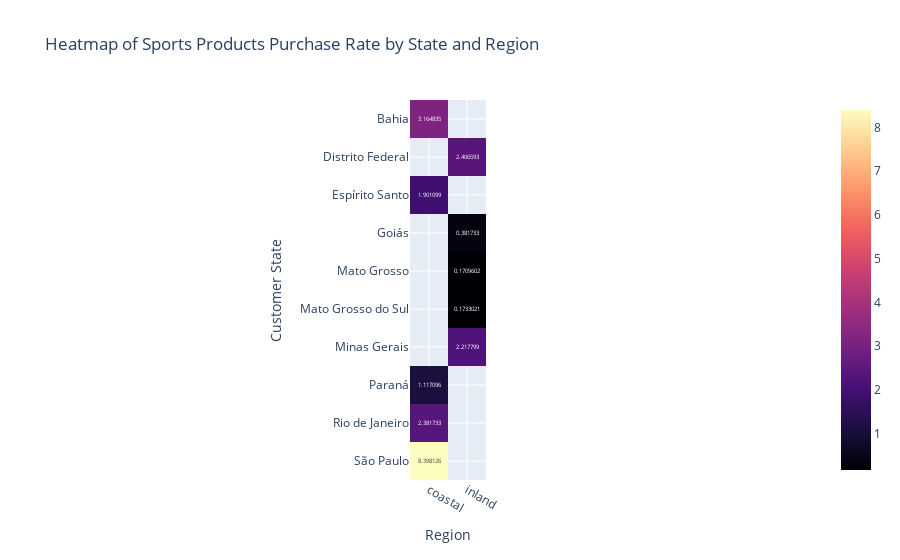

Notebook code cell kept with this figure:
### Code cell
# 데이터 피벗

heatmap_data = top_5_regions.pivot_table(index='customer_state', columns='region', values='purchase_rate', aggfunc='sum')

# 히트맵 생성 - 히트맴
fig = px.imshow(heatmap_data, text_auto=True, color_continuous_scale='magma', 
                title='Heatmap of Sports Products Purchase Rate by State and Region')

fig.update_layout(xaxis_title='Region', yaxis_title='Customer State')
fig.show()

### Figure 1 — Plotly figure (JSON) as saved in the notebook; plotly's stock layout.template omitted (floating-point values rounded to 4 significant figures)
{"data": [{"coloraxis": "coloraxis", "hovertemplate": "region: %{x}<br>customer_state: %{y}<br>color: %{z}<extra></extra>", "name": "0", "texttemplate": "%{z}", "type": "heatmap", "x": ["coastal", "inland"], "xaxis": "x", "y": ["Bahia", "Distrito Federal", "Espírito Santo", "Goiás", "Mato Grosso", "Mato Grosso do Sul", "Minas Gerais", "Paraná", "Rio de Janeiro", "São Paulo"], "yaxis": "y", "z": [[3.165, null], [null, 2.407], [1.901, null], [null, 0.3817], [null, 0.171], [null, 0.1733], [null, 2.218], [1.117, null], [2.382, null], [8.398, null]]}], "layout": {"coloraxis": {"colorscale": [[0, "#000004"], [0.1111, "#180f3d"], [0.2222, "#440f76"], [0.3333, "#721f81"], [0.4444, "#9e2f7f"], [0.5556, "#cd4071"], [0.6667, "#f1605d"], [0.7778, "#fd9668"], [0.8889, "#feca8d"], [1, "#fcfdbf"]]}, "title": {"text": "Heatmap of Sports Products Purchase Rate by State and Region"}, "xaxis": {"anchor": "y", "constrain": "domain", "domain": [0, 1], "scaleanchor": "y", "title": {"text": "Region"}}, "yaxis": {"anchor": "x", "autorange": "reversed", "constrain": "domain", "domain": [0, 1], "title": {"text": "Customer State"}}}}
